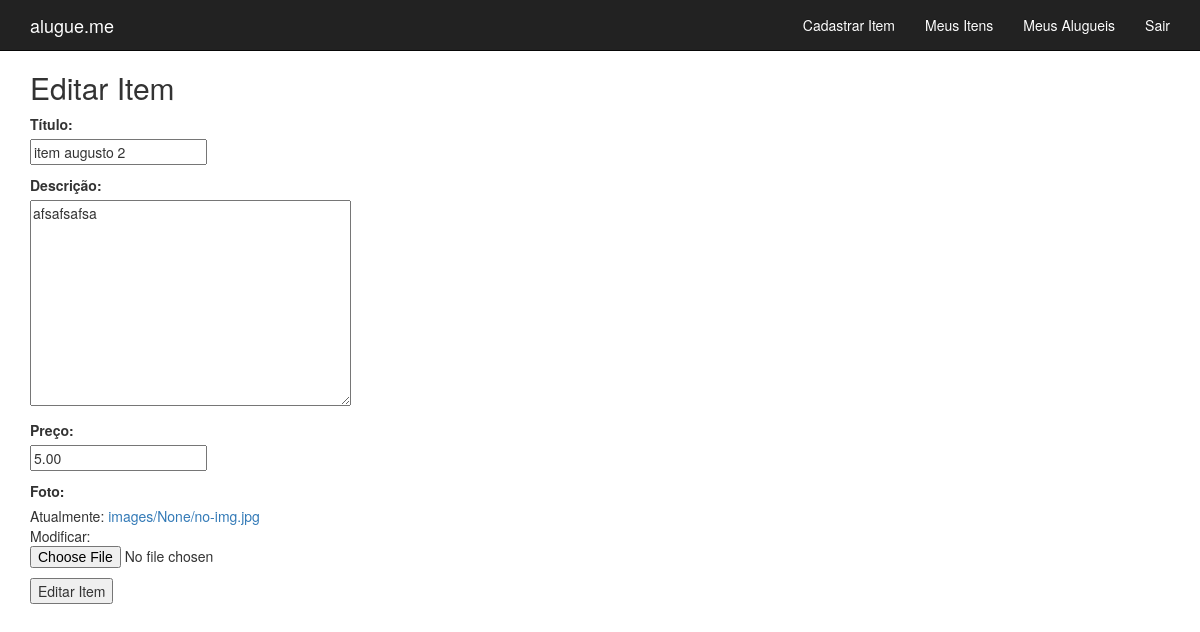
The app's page /items/2/edit/ (signed in) with its own data.
### alugueme/models.py (models this page shows, shortened)
class Item(models.Model): # TODO generate thumbnail images?
    AVAILABLE_STATUS = 1
    UNAVAILABLE_STATUS = 2
    STATUS_CHOICES = (
        (AVAILABLE_STATUS, 'Disponível'),
        (UNAVAILABLE_STATUS, 'Indisponível'),
    )
    title = models.CharField(max_length=60, verbose_name='Título')
    description = models.TextField(max_length=800, verbose_name='Descrição')
    published_date = models.DateTimeField(blank=True, null=True)
    owner = models.ForeignKey('auth.User')
    price = models.DecimalField(max_digits=4, decimal_places=2, default=0, verbose_name='Preço')
    image = models.ImageField(upload_to = 'images/', default = 'images/None/no-img.jpg', verbose_name='Foto')
    status = models.IntegerField(choices=STATUS_CHOICES, default=AVAILABLE_STATUS)

### alugueme/views.py (the view)
# urls.py: url(r'^items/(?P<pk>[0-9]+)/edit/$', views.item_edit, name='item_edit'),
@login_required(login_url='login')
def item_edit(request, pk):
    item = get_object_or_404(Item, pk=pk)
    if request.user != item.owner:
        return redirect('index')
    if request.method == "POST":
        form = ItemForm(request.POST, request.FILES, instance=item)
        if form.is_valid():
            item = form.save(commit=False)
            item.owner = request.user
            item.published_date = timezone.now()
            item.save()
            messages.success(request, 'Item alterado com sucesso!')
            return redirect('item_detail', pk=item.pk)
    else:
        form = ItemForm(instance=item)
    return render(request, 'alugueme/item_edit.html', {'form': form, 'title': 'Editar Item'})

### alugueme/forms.py
class ItemForm(forms.ModelForm):
    class Meta:
        model = Item
        fields = ('title', 'description', 'price', 'image')

### alugueme/templates/alugueme/item_edit.html (shortened to what this page needs)
{% extends 'alugueme/base.html' %}
{% block content %}
  <h2>{{ title }}</h2>
  <form method="post" enctype="multipart/form-data" id="new-item-form">
    {% for field in form %}
      <p>
        {{ field.label_tag }}<br>
        {{ field }}
      </p>
    {% endfor %}
    <button type="submit">{{ title }}</button>
  </form>
{% endblock %}

### alugueme/static/css/style.css (style rules this page uses)
#new-item-form input[type='number'] { -moz-appearance:textfield; }

### records on screen
Item: form "item augusto 2" "afsafsafsa" "5.00"

### other values on screen
{{ title }} "Editar Item"
{{ field.label_tag }} "Título:" "Descrição:" "Preço:" "Foto:"
